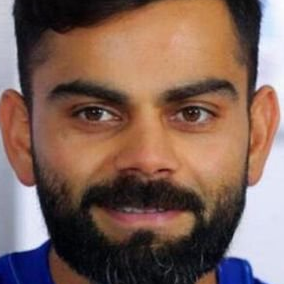
#> input picture test_images/virat_kohli42.png, 284 x 284 px
$ jupyter execute --allow-errors sports_celebrity_classification1.ipynb   (shell and % lines are left out)
#> lines starting #> are read from the running program, lines starting #| are printed output that depends on the picture; after the words box and inside, x2 and y2 are one past the last pixel; in counts of white or black regions, pixels touching at a corner belong together
<h2 style='color:blue' align='center'>Sports Celebrity Image Classification<h2>

Special thanks to Debjyoti Paul (My data scientist friend at Amazon) for help with this project

[cell 1]
import numpy as np
import cv2
import matplotlib
from matplotlib import pyplot as plt

<h3 style='color:purple'>(1) Preprocessing: Detect face and eyes</h3>

#### When we look at any image, most of the time we identify a person using a face. An image might contain multiple faces, also the face can be obstructed and not clear. The first step in our pre-processing pipeline is to detect faces from an image. Once face is detected, we will detect eyes, if two eyes are detected then only we keep that image otherwise discard it.</h4>

#### Now how do you detect face and eyes?

We will use haar cascade from opencv for this. Here is an article on this: https://opencv-python-tutroals.readthedocs.io/en/latest/py_tutorials/py_objdetect/py_face_detection/py_face_detection.html?highlight=haar

[cell 2]
img = cv2.imread('./test_images/virat_kohli42.png')
#> img is the input picture: shape (284, 284, 3); mean B, G, R 87.8, 98.2, 126.3
img.shape
#> Out = (284, 284, 3)

[cell 3]
plt.imshow(img)

[cell 4]
gray = cv2.cvtColor(img, cv2.COLOR_BGR2GRAY)
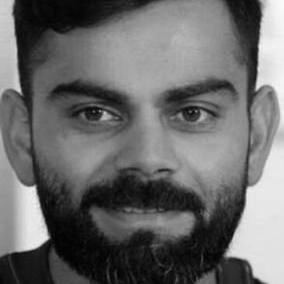
#> gray: shape (284, 284); min 0, max 252, mean 105.4
gray.shape
#> Out = (284, 284)

[cell 5]
gray

[cell 6]
plt.imshow(gray, cmap='gray')

[cell 7]
face_cascade = cv2.CascadeClassifier('./opencv/haarcascades/haarcascade_frontalface_default.xml')
eye_cascade = cv2.CascadeClassifier('./opencv/haarcascades/haarcascade_eye.xml')

faces = face_cascade.detectMultiScale(gray, 1.3, 5)
#> faces = [[16, 11, 255, 255]]
faces
#> Out = [[16, 11, 255, 255]]

[cell 8]
(x,y,w,h) = faces[0]
#> x = 16; y = 11; w = 255; h = 255
x,y,w,h
#> Out = (16, 11, 255, 255)

[cell 9]
face_img = cv2.rectangle(img,(x,y),(x+w,y+h),(255,0,0),2)
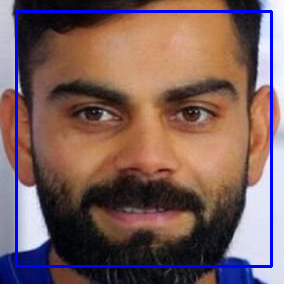
#> face_img: shape (284, 284, 3); mean B, G, R 93.2, 94.1, 121.7
plt.imshow(face_img)

[cell 10]
cv2.destroyAllWindows()
for (x,y,w,h) in faces:
    face_img = cv2.rectangle(img,(x,y),(x+w,y+h),(255,0,0),2)
    roi_gray = gray[y:y+h, x:x+w]
    roi_color = face_img[y:y+h, x:x+w]
    eyes = eye_cascade.detectMultiScale(roi_gray)
    for (ex,ey,ew,eh) in eyes:
        cv2.rectangle(roi_color,(ex,ey),(ex+ew,ey+eh),(0,255,0),2)
#> this loop made 1 pass
#> (x, y, w, h, eyes) on pass 1: (16, 11, 255, 255, [[146, 74, 56, 56], [46, 71, 62, 62]])
#> pass 1, `roi_gray = gray[y:y+h, x:x+w]`:
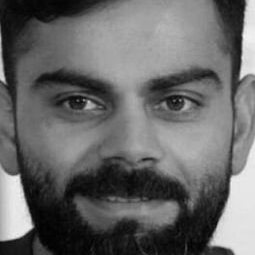
#> roi_gray: shape (255, 255); min 0, max 244, mean 102.8
#> pass 1, `roi_color = face_img[y:y+h, x:x+w]`:
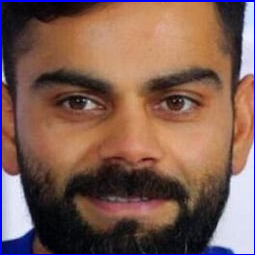
#> roi_color: shape (255, 255, 3); mean B, G, R 82.5, 92.4, 124.8
#> after the loop:
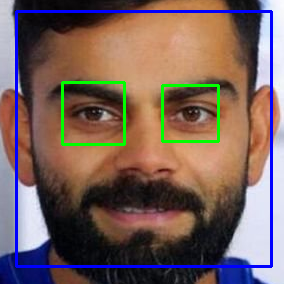
#> img: shape (284, 284, 3); 1.75% of pixels changed, all inside (x1, y1, x2, y2) = (61, 81, 220, 146)
#> after the loop:
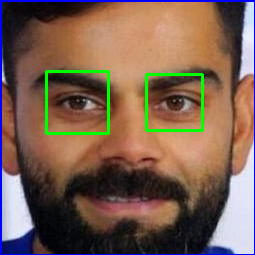
#> roi_color: shape (255, 255, 3); 2.17% of pixels changed, all inside (x1, y1, x2, y2) = (45, 70, 204, 135)


plt.figure()
plt.imshow(face_img, cmap='gray')
plt.show()

<h3 style='color:purple'>(2) Preprocessing: Crop the facial region of the image</h3>

[cell 11]
plt.imshow(roi_color, cmap='gray')

[cell 12]
cropped_img = np.array(roi_color)
cropped_img.shape
#> Out = (255, 255, 3)

<h3 style='color:purple'>(3) Preprocessing: Use wavelet transform as a feature for traning our model</h3>

#### In wavelet transformed image, you can see edges clearly and that can give us clues on various facial features such as eyes, nose, lips etc

### Wavelet transform

[cell 13]
import numpy as np
import pywt
import cv2

def w2d(img, mode='haar', level=1):
#> called with mode = 'db1', level = 5
    imArray = img
    #Datatype conversions
    #convert to grayscale
    imArray = cv2.cvtColor( imArray,cv2.COLOR_RGB2GRAY )
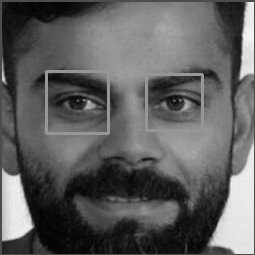
#> imArray: shape (255, 255); min 1, max 247, mean 94.2
    #convert to float
    imArray =  np.float32(imArray)
    imArray /= 255;
    # compute coefficients
    coeffs=pywt.wavedec2(imArray, mode, level=level)
#> coeffs = 6 items

    #Process Coefficients
    coeffs_H=list(coeffs)
#> coeffs_H = 6 items
    coeffs_H[0] *= 0;

    # reconstruction
    imArray_H=pywt.waverec2(coeffs_H, mode);
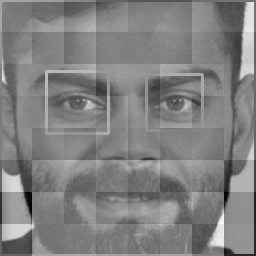
#> imArray_H: shape (256, 256) float32; min -0.711, max 0.695, mean -9.02e-10; drawn with min black and max white
    imArray_H *= 255;
    imArray_H =  np.uint8(imArray_H)
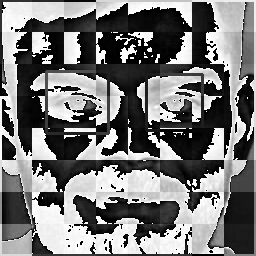
#> imArray_H: shape (256, 256); min 0, max 255, mean 119.5

    return imArray_H

[cell 14]
im_har = w2d(cropped_img,'db1',5)
plt.imshow(im_har, cmap='gray')

#### You can see above a wavelet transformed image that gives clues on facial features such as eyes, nose, lips etc. This along with raw pixel image can be used as an input for our classifier

<h3 style='color:purple'>(3) Preprocessing: Load image, detect face. If eyes >=2, then save and crop the face region</h3>

####  Lets write a python function that can take input image and returns cropped image (if face and eyes >=2 are detected)

[cell 15]
def get_cropped_image_if_2_eyes(image_path):
#> called with image_path = './test_images/virat_kohli42.png'
    img = cv2.imread(image_path)
    gray = cv2.cvtColor(img, cv2.COLOR_BGR2GRAY)
    faces = face_cascade.detectMultiScale(gray, 1.3, 5)
#> faces = [[16, 11, 255, 255]]
    for (x,y,w,h) in faces:
        roi_gray = gray[y:y+h, x:x+w]
        roi_color = img[y:y+h, x:x+w]
        eyes = eye_cascade.detectMultiScale(roi_gray)
        if len(eyes) >= 2:
            return roi_color
#> this loop made 1 pass
#> pass 1, in get_cropped_image_if_2_eyes, `roi_color = img[y:y+h, x:x+w]`:
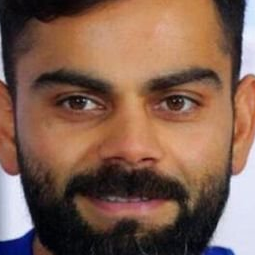
#> roi_color: shape (255, 255, 3); mean B, G, R 78.9, 94.8, 127.5

[cell 16]
original_image = cv2.imread('./test_images/virat_kohli42.png')
plt.imshow(original_image)

[cell 17]
cropped_image = get_cropped_image_if_2_eyes('./test_images/virat_kohli42.png')
plt.imshow(cropped_image)

**In below image face is not very clear and it doesn't have two eyes clearly visible**

[cell 18]
org_image_obstructed = cv2.imread('./test_images/virat_kohli42.png')
plt.imshow(org_image_obstructed)

[cell 19]
cropped_image_no_2_eyes = get_cropped_image_if_2_eyes('./test_images/virat_kohli42.png')
cropped_image_no_2_eyes

**Above cropped_image_no_2_eyes is None which means we should ignore this image and we will not use such image for model training**

[cell 20]
path_to_data = "./dataset/"
path_to_cr_data = "./dataset/cropped/"

[cell 21]
import os
img_dirs = []
for entry in os.scandir(path_to_data):
    if entry.is_dir():
        img_dirs.append(entry.path)

[cell 22]
img_dirs

**Go through all images in dataset folder and create cropped images for them. There will be cropped folder inside dataset folder after you run this code**

[cell 23]
import shutil
if os.path.exists(path_to_cr_data):
     shutil.rmtree(path_to_cr_data)
os.mkdir(path_to_cr_data)

[cell 24]
cropped_image_dirs = []
celebrity_file_names_dict = {}
#> (the rest of this cell did not finish here and is left out)

        if roi_color is not None:
            cropped_folder = path_to_cr_data + celebrity_name
            if not os.path.exists(cropped_folder):
                os.makedirs(cropped_folder)
                cropped_image_dirs.append(cropped_folder)
                print("Generating cropped images in folder: ",cropped_folder)
            cropped_file_name = celebrity_name + str(count) + ".png"
            cropped_file_path = cropped_folder + "/" + cropped_file_name
            cv2.imwrite(cropped_file_path, roi_color)
            celebrity_file_names_dict[celebrity_name].append(cropped_file_path)
            count += 1

### Now you should have cropped folder under datasets folder that contains cropped images

### Manually examine cropped folder and delete any unwanted images

[cell 25]
celebrity_file_names_dict = {}
for img_dir in cropped_image_dirs:
    celebrity_name = img_dir.split('/')[-1]
    file_list = []
    for entry in os.scandir(img_dir):
        file_list.append(entry.path)
    celebrity_file_names_dict[celebrity_name] = file_list
celebrity_file_names_dict

[cell 26]
class_dict = {}
count = 0
for celebrity_name in celebrity_file_names_dict.keys():
    class_dict[celebrity_name] = count
    count = count + 1
class_dict

$ run again, with test_images/sharapova1.jpg saved as test_images/virat_kohli42.png
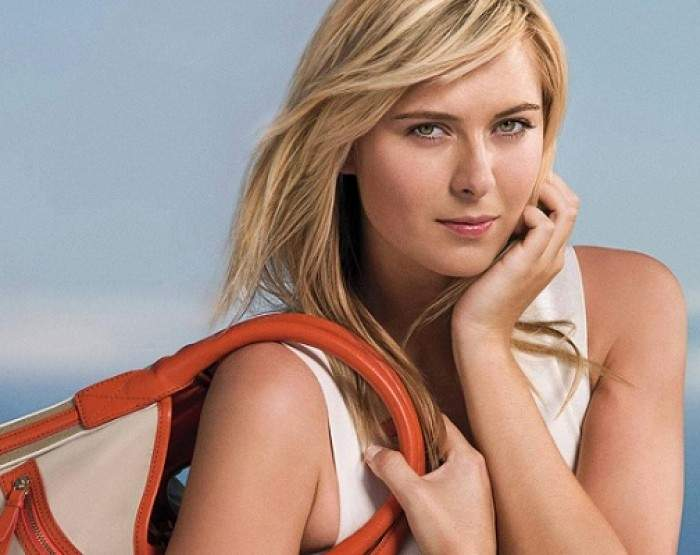
#> input picture test_images/sharapova1.jpg, 700 x 555 px
#> img is the input picture: shape (555, 700, 3); mean B, G, R 134.6, 144, 169.9
#> `faces = face_cascade.detectMultiScale(gray, 1.3, 5)`: faces = [[352, 38, 233, 233]]
#> `(x,y,w,h) = faces[0]`: x = 352; y = 38; w = 233
#> `x,y,w,h`: Out = (352, 38, 233, 233)
#> the loop `for (x,y,w,h) in faces:` made 1 pass
#> (x, y, w, h, eyes) on pass 1: (352, 38, 233, 233, [[134, 65, 47, 47], [50, 68, 48, 48]])
#> coeffs = 6 items
#> in w2d, `imArray_H =  np.uint8(imArray_H)`:
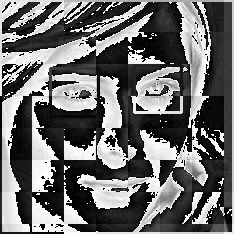
#> imArray_H: shape (234, 234); min 0, max 255, mean 107.6
#> in get_cropped_image_if_2_eyes, `faces = face_cascade.detectMultiScale(gray, 1.3, 5)`: faces = [[352, 38, 233, 233]]
#> the loop in get_cropped_image_if_2_eyes, `for (x,y,w,h) in faces:` made 1 pass
#> pass 1, in get_cropped_image_if_2_eyes, `roi_color = img[y:y+h, x:x+w]`:
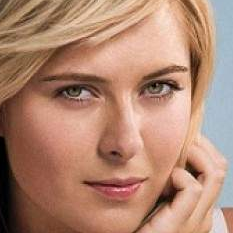
#> roi_color: shape (233, 233, 3); mean B, G, R 113.5, 134.3, 176.2
